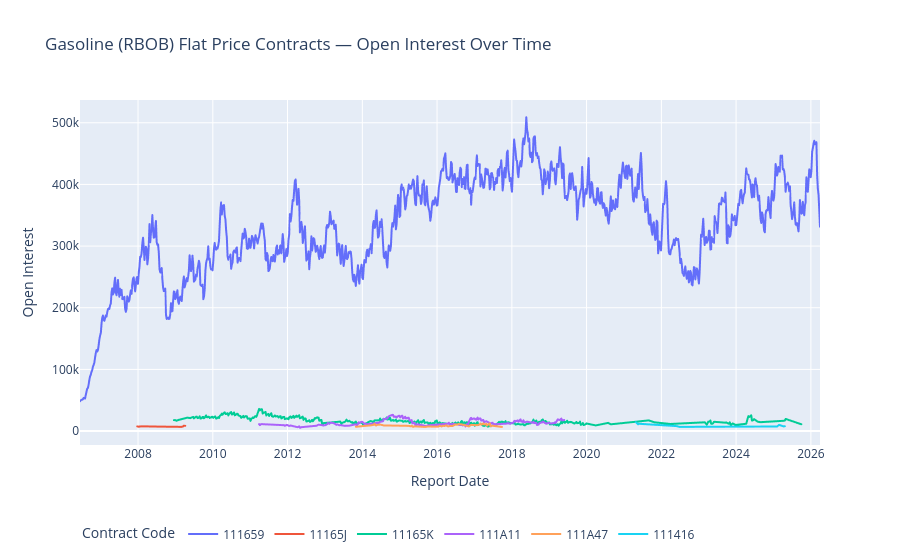

Notebook code cell kept with this figure:
### Markdown cell above
## Open Interest Over Time by Contract Code

### Code cell
fig = px.line(
    xb.sort_values("report_date_as_yyyy_mm_dd"),
    x="report_date_as_yyyy_mm_dd",
    y="open_interest_all",
    color="cftc_contract_market_code",
    hover_data=["market_and_exchange_names"],
    title="Gasoline (RBOB) Flat Price Contracts — Open Interest Over Time",
    labels={
        "report_date_as_yyyy_mm_dd": "Report Date",
        "open_interest_all": "Open Interest",
        "cftc_contract_market_code": "Contract Code",
    },
)
fig.update_layout(legend=dict(orientation="h", yanchor="bottom", y=-0.3))
fig.show()

### Figure 1 — Plotly figure (JSON) as saved in the notebook; plotly's stock layout.template omitted (floating-point values rounded to 4 significant figures; data arrays with more than 128 entries replaced by an {"elided": "..."} marker saying what was removed)
{"data": [{"customdata": {"elided": "1034x1 str values"}, "hovertemplate": "Contract Code=111659<br>Report Date=%{x}<br>Open Interest=%{y}<br>market_and_exchange_names=%{customdata[0]}<extra></extra>", "legendgroup": "111659", "line": {"color": "#636efa", "dash": "solid"}, "marker": {"symbol": "circle"}, "mode": "lines", "name": "111659", "showlegend": true, "type": "scattergl", "x": {"elided": "1034 str values"}, "xaxis": "x", "y": {"elided": "1034 int values"}, "yaxis": "y"}, {"customdata": [["RBOB GASOLINE FINANCIAL - NEW YORK MERCANTILE EXCHANGE"], ["RBOB GASOLINE FINANCIAL - NEW YORK MERCANTILE EXCHANGE"], ["RBOB GASOLINE FINANCIAL - NEW YORK MERCANTILE EXCHANGE"], ["RBOB GASOLINE FINANCIAL - NEW YORK MERCANTILE EXCHANGE"], ["RBOB GASOLINE FINANCIAL - NEW YORK MERCANTILE EXCHANGE"], ["RBOB GASOLINE FINANCIAL - NEW YORK MERCANTILE EXCHANGE"], ["RBOB GASOLINE FINANCIAL - NEW YORK MERCANTILE EXCHANGE"], ["RBOB GASOLINE FINANCIAL - NEW YORK MERCANTILE EXCHANGE"], ["RBOB GASOLINE FINANCIAL - NEW YORK MERCANTILE EXCHANGE"], ["RBOB GASOLINE FINANCIAL - NEW YORK MERCANTILE EXCHANGE"]], "hovertemplate": "Contract Code=11165J<br>Report Date=%{x}<br>Open Interest=%{y}<br>market_and_exchange_names=%{customdata[0]}<extra></extra>", "legendgroup": "11165J", "line": {"color": "#EF553B", "dash": "solid"}, "marker": {"symbol": "circle"}, "mode": "lines", "name": "11165J", "showlegend": true, "type": "scattergl", "x": ["2007-12-24T00:00:00.000000000", "2008-01-08T00:00:00.000000000", "2008-01-15T00:00:00.000000000", "2008-01-22T00:00:00.000000000", "2008-01-29T00:00:00.000000000", "2008-08-26T00:00:00.000000000", "2009-03-03T00:00:00.000000000", "2009-03-17T00:00:00.000000000", "2009-03-24T00:00:00.000000000", "2009-04-07T00:00:00.000000000"], "xaxis": "x", "y": [7625, 7025, 7352, 7443, 7720, 7146, 6852, 7593, 8652, 8504], "yaxis": "y"}, {"customdata": {"elided": "515x1 str values"}, "hovertemplate": "Contract Code=11165K<br>Report Date=%{x}<br>Open Interest=%{y}<br>market_and_exchange_names=%{customdata[0]}<extra></extra>", "legendgroup": "11165K", "line": {"color": "#00cc96", "dash": "solid"}, "marker": {"symbol": "circle"}, "mode": "lines", "name": "11165K", "showlegend": true, "type": "scattergl", "x": {"elided": "515 str values"}, "xaxis": "x", "y": {"elided": "515 int values"}, "yaxis": "y"}, {"customdata": {"elided": "217x1 str values"}, "hovertemplate": "Contract Code=111A11<br>Report Date=%{x}<br>Open Interest=%{y}<br>market_and_exchange_names=%{customdata[0]}<extra></extra>", "legendgroup": "111A11", "line": {"color": "#ab63fa", "dash": "solid"}, "marker": {"symbol": "circle"}, "mode": "lines", "name": "111A11", "showlegend": true, "type": "scattergl", "x": {"elided": "217 str values"}, "xaxis": "x", "y": {"elided": "217 int values"}, "yaxis": "y"}, {"customdata": [["MINI EUROBOB GAS OXY NWE - NEW YORK MERCANTILE EXCHANGE"], ["MINI EUROBOB GAS OXY NWE - NEW YORK MERCANTILE EXCHANGE"], ["MINI EUROBOB GAS OXY NWE - NEW YORK MERCANTILE EXCHANGE"], ["MINI EUROBOB GAS OXY NWE - NEW YORK MERCANTILE EXCHANGE"], ["MINI EUROBOB GAS OXY NWE - NEW YORK MERCANTILE EXCHANGE"], ["MINI EUROBOB GAS OXY NWE - NEW YORK MERCANTILE EXCHANGE"], ["MINI EUROBOB GAS OXY NWE - NEW YORK MERCANTILE EXCHANGE"], ["MINI EUROBOB GAS OXY NWE - NEW YORK MERCANTILE EXCHANGE"], ["MINI EUROBOB GAS OXY NWE - NEW YORK MERCANTILE EXCHANGE"], ["MINI EUROBOB GAS OXY NWE - NEW YORK MERCANTILE EXCHANGE"], ["MINI EUROBOB GAS OXY NWE - NEW YORK MERCANTILE EXCHANGE"], ["MINI EUROBOB GAS OXY NWE - NEW YORK MERCANTILE EXCHANGE"], ["MINI EUROBOB GAS OXY NWE - NEW YORK MERCANTILE EXCHANGE"], ["MINI EUROBOB GAS OXY NWE - NEW YORK MERCANTILE EXCHANGE"], ["MINI EUROBOB GAS OXY NWE - NEW YORK MERCANTILE EXCHANGE"], ["MINI EUROBOB GAS OXY NWE - NEW YORK MERCANTILE EXCHANGE"], ["MINI EUROBOB GAS OXY NWE - NEW YORK MERCANTILE EXCHANGE"], ["MINI EUROBOB GAS OXY NWE - NEW YORK MERCANTILE EXCHANGE"], ["MINI EUROBOB GAS OXY NWE - NEW YORK MERCANTILE EXCHANGE"], ["MINI EUROBOB GAS OXY NWE - NEW YORK MERCANTILE EXCHANGE"], ["MINI EUROBOB GAS OXY NWE - NEW YORK MERCANTILE EXCHANGE"], ["MINI EUROBOB GAS OXY NWE - NEW YORK MERCANTILE EXCHANGE"], ["MINI EUROBOB GAS OXY NWE - NEW YORK MERCANTILE EXCHANGE"], ["MINI EUROBOB GAS OXY NWE - NEW YORK MERCANTILE EXCHANGE"], ["MINI EUROBOB GAS OXY NWE - NEW YORK MERCANTILE EXCHANGE"], ["MINI EUROBOB GAS OXY NWE - NEW YORK MERCANTILE EXCHANGE"], ["MINI EUROBOB GAS OXY NWE - NEW YORK MERCANTILE EXCHANGE"], ["MINI EUROBOB GAS OXY NWE - NEW YORK MERCANTILE EXCHANGE"], ["MINI EUROBOB GAS OXY NWE - NEW YORK MERCANTILE EXCHANGE"], ["MINI EUROBOB GAS OXY NWE - NEW YORK MERCANTILE EXCHANGE"], ["MINI EUROBOB GAS OXY NWE - NEW YORK MERCANTILE EXCHANGE"], ["MINI EUROBOB GAS OXY NWE - NEW YORK MERCANTILE EXCHANGE"], ["MINI EUROBOB GAS OXY NWE - NEW YORK MERCANTILE EXCHANGE"], ["MINI EUROBOB GAS OXY NWE - NEW YORK MERCANTILE EXCHANGE"], ["MINI EUROBOB GAS OXY NWE - NEW YORK MERCANTILE EXCHANGE"], ["MINI EUROBOB GAS OXY NWE - NEW YORK MERCANTILE EXCHANGE"], ["MINI EUROBOB GAS OXY NWE - NEW YORK MERCANTILE EXCHANGE"], ["MINI EUROBOB GAS OXY NWE - NEW YORK MERCANTILE EXCHANGE"], ["MINI EUROBOB GAS OXY NWE - NEW YORK MERCANTILE EXCHANGE"], ["MINI EUROBOB GAS OXY NWE - NEW YORK MERCANTILE EXCHANGE"], ["MINI EUROBOB GAS OXY NWE - NEW YORK MERCANTILE EXCHANGE"], ["MINI EUROBOB GAS OXY NWE - NEW YORK MERCANTILE EXCHANGE"], ["MINI EUROBOB GAS OXY NWE - NEW YORK MERCANTILE EXCHANGE"], ["MINI EUROBOB GAS OXY NWE - NEW YORK MERCANTILE EXCHANGE"], ["MINI EUROBOB GAS OXY NWE - NEW YORK MERCANTILE EXCHANGE"], ["MINI EUROBOB GAS OXY NWE - NEW YORK MERCANTILE EXCHANGE"], ["MINI EUROBOB GAS OXY NWE - NEW YORK MERCANTILE EXCHANGE"], ["MINI EUROBOB GAS OXY NWE - NEW YORK MERCANTILE EXCHANGE"], ["MINI EUROBOB GAS OXY NWE - NEW YORK MERCANTILE EXCHANGE"], ["MINI EUROBOB GAS OXY NWE - NEW YORK MERCANTILE EXCHANGE"], ["MINI EUROBOB GAS OXY NWE - NEW YORK MERCANTILE EXCHANGE"], ["MINI EUROBOB GAS OXY NWE - NEW YORK MERCANTILE EXCHANGE"], ["MINI EUROBOB GAS OXY NWE - NEW YORK MERCANTILE EXCHANGE"], ["MINI EUROBOB GAS OXY NWE - NEW YORK MERCANTILE EXCHANGE"], ["MINI EUROBOB GAS OXY NWE - NEW YORK MERCANTILE EXCHANGE"], ["MINI EUROBOB GAS OXY NWE - NEW YORK MERCANTILE EXCHANGE"], ["MINI EUROBOB GAS OXY NWE - NEW YORK MERCANTILE EXCHANGE"], ["MINI EUROBOB GAS OXY NWE - NEW YORK MERCANTILE EXCHANGE"], ["MINI EUROBOB GAS OXY NWE - NEW YORK MERCANTILE EXCHANGE"], ["MINI EUROBOB GAS OXY NWE - NEW YORK MERCANTILE EXCHANGE"], ["MINI EUROBOB GAS OXY NWE - NEW YORK MERCANTILE EXCHANGE"], ["MINI EUROBOB GAS OXY NWE - NEW YORK MERCANTILE EXCHANGE"]], "hovertemplate": "Contract Code=111A47<br>Report Date=%{x}<br>Open Interest=%{y}<br>market_and_exchange_names=%{customdata[0]}<extra></extra>", "legendgroup": "111A47", "line": {"color": "#FFA15A", "dash": "solid"}, "marker": {"symbol": "circle"}, "mode": "lines", "name": "111A47", "showlegend": true, "type": "scattergl", "x": ["2013-10-29T00:00:00.000000000", "2014-03-25T00:00:00.000000000", "2014-04-15T00:00:00.000000000", "2014-04-22T00:00:00.000000000", "2014-04-29T00:00:00.000000000", "2014-05-13T00:00:00.000000000", "2014-05-20T00:00:00.000000000", "2014-05-27T00:00:00.000000000", "2014-06-17T00:00:00.000000000", "2014-06-24T00:00:00.000000000", "2014-07-29T00:00:00.000000000", "2015-03-31T00:00:00.000000000", "2015-04-21T00:00:00.000000000", "2015-04-28T00:00:00.000000000", "2015-05-12T00:00:00.000000000", "2015-05-19T00:00:00.000000000", "2015-05-26T00:00:00.000000000", "2015-08-25T00:00:00.000000000", "2015-09-15T00:00:00.000000000", "2015-09-22T00:00:00.000000000", "2015-09-29T00:00:00.000000000", "2016-01-12T00:00:00.000000000", "2016-01-19T00:00:00.000000000", "2016-01-26T00:00:00.000000000", "2016-02-16T00:00:00.000000000", "2016-02-23T00:00:00.000000000", "2016-03-15T00:00:00.000000000", "2016-03-22T00:00:00.000000000", "2016-03-29T00:00:00.000000000", "2016-04-19T00:00:00.000000000", "2016-04-26T00:00:00.000000000", "2016-05-31T00:00:00.000000000", "2016-06-28T00:00:00.000000000", "2016-07-12T00:00:00.000000000", "2016-07-19T00:00:00.000000000", "2016-07-26T00:00:00.000000000", "2016-08-30T00:00:00.000000000", "2016-11-08T00:00:00.000000000", "2016-11-15T00:00:00.000000000", "2016-11-29T00:00:00.000000000", "2017-01-31T00:00:00.000000000", "2017-02-14T00:00:00.000000000", "2017-02-21T00:00:00.000000000", "2017-02-28T00:00:00.000000000", "2017-03-07T00:00:00.000000000", "2017-03-14T00:00:00.000000000", "2017-03-21T00:00:00.000000000", "2017-03-28T00:00:00.000000000", "2017-04-04T00:00:00.000000000", "2017-04-11T00:00:00.000000000", "2017-04-18T00:00:00.000000000", "2017-04-25T00:00:00.000000000", "2017-05-02T00:00:00.000000000", "2017-05-09T00:00:00.000000000", "2017-05-16T00:00:00.000000000", "2017-05-23T00:00:00.000000000", "2017-05-30T00:00:00.000000000", "2017-06-06T00:00:00.000000000", "2017-06-13T00:00:00.000000000", "2017-06-20T00:00:00.000000000", "2017-06-27T00:00:00.000000000", "2017-09-26T00:00:00.000000000"], "xaxis": "x", "y": [6998, 9276, 9853, 10188, 11762, 9056, 9646, 10134, 10213, 10616, 9127, 8479, 7762, 8738, 6838, 7269, 7671, 6847, 6797, 7103, 7446, 7103, 7791, 8583, 7490, 8515, 8224, 9125, 9417, 7443, 8053, 8314, 10641, 10196, 10708, 11369, 10740, 7496, 8772, 10038, 9543, 10318, 10800, 12236, 10685, 10730, 11530, 12603, 10781, 11096, 10954, 11937, 9079, 9772, 10912, 11568, 12475, 7914, 8101, 8565, 8651, 6706], "yaxis": "y"}, {"customdata": [["RBOB GASOLINE 1ST LINE - ICE FUTURES ENERGY DIV"], ["RBOB GASOLINE 1ST LINE - ICE FUTURES ENERGY DIV"], ["RBOB GASOLINE 1ST LINE - ICE FUTURES ENERGY DIV"], ["RBOB GASOLINE 1ST LINE - ICE FUTURES ENERGY DIV"], ["RBOB GASOLINE 1ST LINE - ICE FUTURES ENERGY DIV"], ["RBOB GASOLINE 1ST LINE - ICE FUTURES ENERGY DIV"], ["RBOB GASOLINE 1ST LINE - ICE FUTURES ENERGY DIV"], ["RBOB GASOLINE 1ST LINE - ICE FUTURES ENERGY DIV"], ["RBOB GASOLINE 1ST LINE - ICE FUTURES ENERGY DIV"], ["RBOB GASOLINE 1ST LINE - ICE FUTURES ENERGY DIV"], ["RBOB GASOLINE 1ST LINE - ICE FUTURES ENERGY DIV"], ["RBOB GASOLINE 1ST LINE - ICE FUTURES ENERGY DIV"]], "hovertemplate": "Contract Code=111416<br>Report Date=%{x}<br>Open Interest=%{y}<br>market_and_exchange_names=%{customdata[0]}<extra></extra>", "legendgroup": "111416", "line": {"color": "#19d3f3", "dash": "solid"}, "marker": {"symbol": "circle"}, "mode": "lines", "name": "111416", "showlegend": true, "type": "scattergl", "x": ["2021-04-27T00:00:00.000000000", "2021-05-18T00:00:00.000000000", "2021-05-25T00:00:00.000000000", "2022-05-31T00:00:00.000000000", "2022-06-28T00:00:00.000000000", "2025-02-04T00:00:00.000000000", "2025-02-11T00:00:00.000000000", "2025-02-18T00:00:00.000000000", "2025-02-25T00:00:00.000000000", "2025-04-08T00:00:00.000000000", "2025-04-15T00:00:00.000000000", "2025-04-22T00:00:00.000000000"], "xaxis": "x", "y": [14422, 10883, 11878, 8060, 6826, 7443, 8228, 9205, 9946, 7655, 7740, 7840], "yaxis": "y"}], "layout": {"legend": {"orientation": "h", "title": {"text": "Contract Code"}, "tracegroupgap": 0, "y": -0.3, "yanchor": "bottom"}, "title": {"text": "Gasoline (RBOB) Flat Price Contracts — Open Interest Over Time"}, "xaxis": {"anchor": "y", "domain": [0, 1], "title": {"text": "Report Date"}}, "yaxis": {"anchor": "x", "domain": [0, 1], "title": {"text": "Open Interest"}}}}
